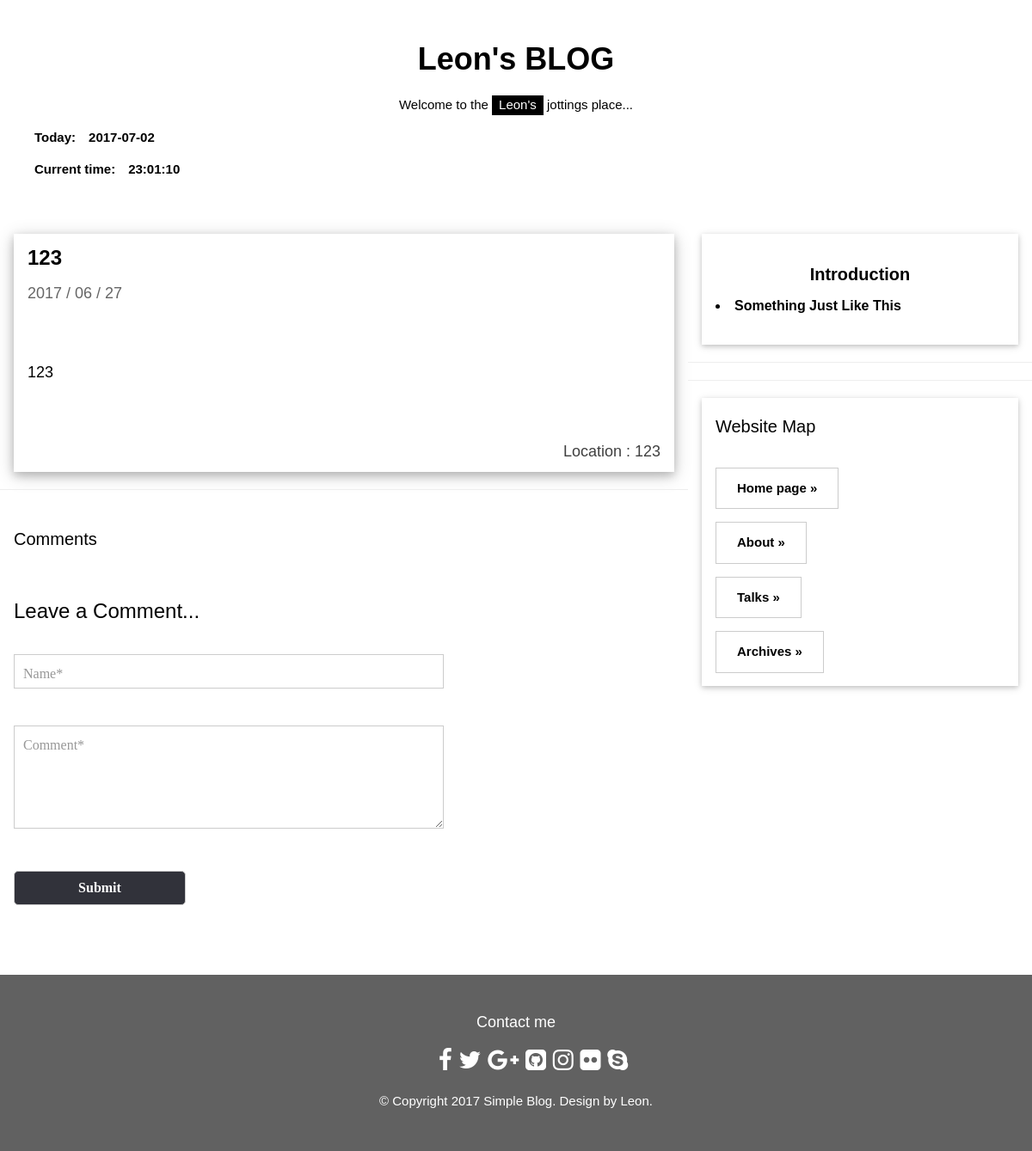
Page /post/6/ on the committed database.
### blog/models.py (models this page shows, shortened)
class Post(models.Model):
    title = models.CharField(max_length=100)
    content = models.TextField(blank=True)
    photo = models.URLField(blank=True)
    location = models.CharField(max_length=100,blank=True)
    created_at = models.DateTimeField(auto_now_add=True)
    comment_number = models.PositiveIntegerField(blank=True,default=0)

class self_intro(models.Model):
    title = models.CharField(max_length=100, blank=True)
    content = models.TextField(blank=True)
    photo = models.URLField(blank=True)

### blog/views.py (the view)
# urls.py: url(r'^post/(?P<pk>\d+)/$', post_detail, name='post_detail'),
def post_detail(request,pk):
    post = Post.objects.get(pk=pk)
    intro = self_intro.objects.get(pk=1)
    comment_blog = comment.objects.filter(link_post_id=pk)
    return render(request,'post.html',
                  {'post':post,
                   'today': str(datetime.now().strftime('%Y-%m-%d')),
                   'current_time': str(datetime.now().strftime('%H:%M:%S')),
                   'intro': intro,
                   'commentlist':comment_blog,
                   })

### templates/post.html (shortened to what this page needs)
<!DOCTYPE html>
<html>
<head>
</head>
<body>
	{% extends 'base.html' %} {% block content %}
	<div class="w3-col l8 s12">
		<div class="w3-card-4 w3-margin w3-white">
			<div class="w3-container">
				<h3><b>{{post.title}}</b></h3>
				<h5><span class="w3-opacity">{{ post.created_at|date:"Y / m / d" }}</span></h5>
			</div>
			<div class="w3-container">
				{% if post.photo %} <img alt="" src="{{ post.photo }}" style="width:70%"> {% endif %}<br>
				<br>
				<h5>{{post.content|safe|linebreaksbr}}</h5><br>
				<br>
				<h5 align="right" style="color:#404040">Location : {{post.location}}</h5>
			</div>
		</div>
		<hr>
		<div class="w3-col l8 s12" style="float:left">
			<div class="w3-container">
				<div id="comments">
					<h3>Comments</h3>
					{% for comment in commentlist %}
							<div class="avatar">{% load static %} <img alt="" class="avatar" height="50" src="{% static 'user-03.png' %}" width="50"></div>
					{% endfor %}
				</div><br>
				<div class="wow bounceInRight" data-wow-offset="10" id="wrapper-A4a">
					<div id="A4a-title-1">
						<h3>Leave a Comment...</h3><br>
					</div>
				</div>
				<form action="/save/" method="post" novalidate="novalidate">
					<input name="username" placeholder="Name*" type="text">
					<br>
					<br>
					<textarea cols="30" maxlength="500" name="content" placeholder="Comment*" rows="8" tabindex="4"></textarea>
					<br>
					<br>
					<input class="btn btn-success" type="submit" value="Submit">
				</form><br>
			</div>
		</div>
	</div>{% endblock %}

### templates/base.html (shortened to what this page needs)
<!DOCTYPE html>
<html>
<head>
		{% load static %}
	<link rel="stylesheet" href="https://cdnjs.cloudflare.com/ajax/libs/font-awesome/4.7.0/css/font-awesome.min.css">
	<link href="{% static 'w3.css' %}" rel="stylesheet">
</head>
<body>
	<div class="w3-content" style="max-width:1400px">
		<header class="w3-container w3-center w3-padding-32">
			<h1><b>Leon's BLOG</b></h1>
			<p>Welcome to the <span class="w3-tag">Leon's</span> jottings place...</p>
			<p align="left"><span class="w3-padding-large"><b>Today:　{{ today }}</b></span></p>
			<p align="left"><span class="w3-padding-large"><b>Current time:　{{ current_time }}</b></span></p>
		</header>
		<div class="w3-row">
			{% block content %} {% endblock %}
			<div class="w3-col l4">
				<div class="w3-card-2 w3-margin w3-margin-top">
					<div class="w3-container w3-white">
					<h4 align="center"><b>Introduction</b></h4>
					<h6><b>{{ intro.content|safe }}</b></h6><img alt="" src="{{ intro.photo }}" style="width:70%"></div>
				</div>
				<hr>
				<hr>
				<div class="w3-card-2 w3-margin w3-margin-top">
					<div class="w3-container w3-padding">
						<h4>Website Map</h4>
					</div>
					<div class="w3-container w3-white">
						<p><button class="w3-button w3-padding-large w3-white w3-border"><b><a href="{% url 'home_page' %}" style="text-decoration: none">Home page »</a></b></button></p>
						<p><button class="w3-button w3-padding-large w3-white w3-border"><b><a href="{% url 'about' %}" style="text-decoration: none">About »</a></b></button></p>
						<p><button class="w3-button w3-padding-large w3-white w3-border"><b><a href="{% url 'talks' %}" style="text-decoration: none">Talks »</a></b></button></p>
						<p><button class="w3-button w3-padding-large w3-white w3-border"><b><a href="{% url 'archives' %}" style="text-decoration: none">Archives »</a></b></button></p>
					</div>
				</div>
			</div>
		</div><br>
		<footer class="w3-container w3-dark-grey w3-padding-32 w3-margin-top">
			<h5 align="center">Contact me</h5>
			<ul class="social-links" align="center">
               <a href="https://www.facebook.com/profile.php?id=100000311245666"><i class="fa fa-facebook"></i></a>
               <a href="#"><i class="fa fa-twitter"></i></a>
               <a href="#"><i class="fa fa-google-plus"></i></a>
               <a href="https://github.com/LeonChen66/"><i class="fa fa-github-square"></i></a>
               <a href="#"><i class="fa fa-instagram"></i></a>
               <a href="#"><i class="fa fa-flickr"></i></a>
               <a href="#"><i class="fa fa-skype"></i></a>
            </ul>
						<p align="center">© Copyright 2017 Simple Blog.   Design by Leon.</p>
		</footer>
	</div>
</body>
</html>

### templates/w3.css (style rules this page uses)
footer .social-links { margin-bottom: 36px; }
footer .social-links { font-size: 28px; line-height: 42px; margin: 0 8px; }
html { box-sizing:border-box }
*,*:before,*:after { box-sizing:inherit }
html { -ms-text-size-adjust:100%;-webkit-text-size-adjust:100% }
body { margin:0 }
article,aside,details,figcaption,figure,footer,header,main,menu,nav,section,summary { display:block }
a { background-color:transparent;-webkit-text-decoration-skip:objects }
hr { box-sizing:content-box;height:0;overflow:visible }
button,input,select,textarea { font:inherit;margin:0 }
button,input { overflow:visible }
button,select { text-transform:none }
button,html [type=button],[type=reset],[type=submit] { -webkit-appearance:button }
textarea { overflow:auto }
html,body { font-family:Verdana,sans-serif;font-size:15px;line-height:1.5 }
html { overflow-x:hidden }
h1 { font-size:36px }
h3 { font-size:24px }
h4 { font-size:20px }
h5 { font-size:18px }
h6 { font-size:16px }
h1,h2,h3,h4,h5,h6 { font-family:微軟正黑體,Arial,sans-serif;font-weight:400;margin:10px 0 }
hr { border:0;border-top:1px solid #eee;margin:20px 0 }
a { color:inherit }
.w3-btn,.w3-button { border:none;display:inline-block;outline:0;padding:8px 16px;vertical-align:middle;overflow:hidden;text-decoration:none;color:inherit;background-color:inherit;text-align:center;cursor:pointer;white-space:nowrap }
.w3-btn,.w3-button { -webkit-touch-callout:none;-webkit-user-select:none;-khtml-user-select:none;-moz-user-select:none;-ms-user-select:none;user-select:none }
.w3-badge,.w3-tag { background-color:#000;color:#fff;display:inline-block;padding-left:8px;padding-right:8px;text-align:center }
.w3-container:after,.w3-container:before,.w3-panel:after,.w3-panel:before,.w3-row:after,.w3-row:before,.w3-row-padding:after,.w3-row-padding:before, .w3-cell-row:before,.w3-cell-row:after,.w3-clear:after,.w3-clear:before,.w3-bar:before,.w3-bar:after { content:"";display:table;clear:both }
.w3-col,.w3-half,.w3-third,.w3-twothird,.w3-threequarter,.w3-quarter { float:left;width:100% }
.w3-col.s12 { width:99.99999% }
@media (min-width:993px) { .w3-col.l4 { width:33.33333% } }
@media (min-width:993px) { .w3-col.l8 { width:66.66666% } }
.w3-content { max-width:980px;margin:auto }
.w3-container,.w3-panel { padding:0.01em 16px }
.w3-card,.w3-card-2 { box-shadow:0 2px 5px 0 rgba(0,0,0,0.16),0 2px 10px 0 rgba(0,0,0,0.12) }
.w3-card-4,.w3-hover-shadow:hover { box-shadow:0 4px 10px 0 rgba(0,0,0,0.2),0 4px 20px 0 rgba(0,0,0,0.19) }
.w3-opacity,.w3-hover-opacity:hover { opacity:0.60 }
.w3-center { text-align:center!important }
.w3-border { border:1px solid #ccc!important }
.w3-margin { margin:16px!important }
.w3-margin-top { margin-top:16px!important }
.w3-padding { padding:8px 16px!important }
.w3-padding-large { padding:12px 24px!important }
.w3-padding-32 { padding-top:32px!important;padding-bottom:32px!important }
.w3-white,.w3-hover-white:hover { color:#000!important;background-color:#fff!important }
.w3-dark-grey,.w3-hover-dark-grey:hover,.w3-dark-gray,.w3-hover-dark-gray:hover { color:#fff!important;background-color:#616161!important }

### templates/base.html (style rules this page uses)
body,h1,h2,h3,h4,h5,p { font-family: sans-serif,"微軟正黑體" }

### templates/post.html (style rules this page uses)
#comments { padding-top: 12px; padding-bottom: 12px; }
#comments h3 { font: 20px/30px 'opensans-bold', sans-serif; margin-bottom: 6px; }
input { font-family: 'open_sanssemibold'; font-size: 16px; color: #404040; width: 500px; height: 40px; padding: 5px 10px 0px 10px; margin: 0 0 20px 0; background:#FFF; border:1px solid #CCC; -moz-osx-font-smoothing: grayscale; -webkit-font-smoothing: antialiased; outline:none; }
textarea { font-size: 16px; color: #404040; font-family: 'open_sanssemibold'; width: 500px; height: 120px; padding: 10px 10px 0px 10px; margin: 0 0 20px 0; background:#FFF; border:1px solid #CCC; -moz-osx-font-smoothing: grayscale; -webkit-font-smoothing: antialiased; outline:none; }
input[type=submit] { cursor: pointer; width: 200px; height: 40px; padding: 5px 10px; transition: all 0.5s ease-in-out; -webkit-transition: all 0.5s ease-in-out; -moz-transition: all 0.5s ease-in-out; -o-transition: all 0.5s ease-in-out; background-color:#31323a; color:#FFF; font-weight:bold; font-family: 'open_sanssemibold'; -moz-osx-font-smoothing: grayscale; -webkit-font-smoothing: antialiased; border:1px solid #CCC; border-radius:5px; }
textarea { resize: vertical; max-height:250px; min-height:100px; border:1px solid #CCC; }

### rows in the picture
Post: title "123", created_at "2017 / 06 / 27", content "123", location "123"
self_intro: content "Something Just Like This"
